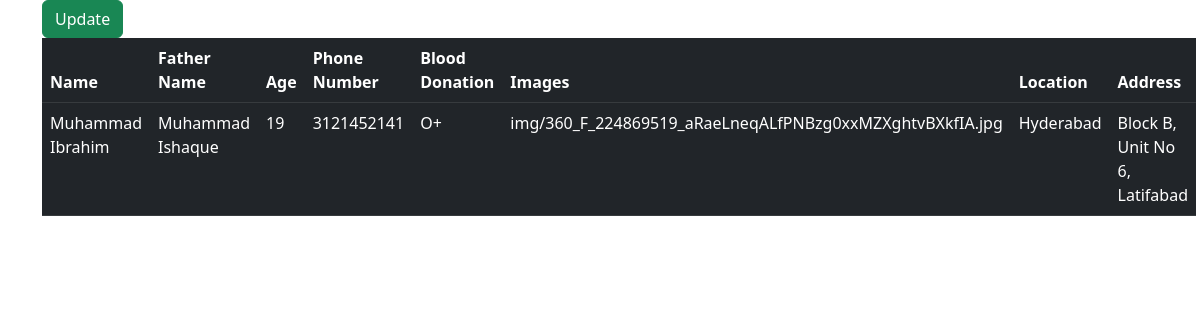
The app's page /dashboard.php (signed in) with its own data.
### tables this page shows
CREATE TABLE `donordata` (
  `id` int(11) NOT NULL,
  `name` varchar(100) NOT NULL,
  `email` varchar(100) NOT NULL,
  `age` int(100) NOT NULL,
  `fathername` varchar(100) NOT NULL,
  `phone` varchar(100) NOT NULL,
  `bg` varchar(100) NOT NULL,
  `images` varchar(100) NOT NULL DEFAULT 'anonymous',
  `location` varchar(100) NOT NULL,
  `address` varchar(200) NOT NULL
);

### dashboard.php (the view, shortened to what this page needs)
<?php
$con = mysqli_connect("localhost", "root", "", "project");
if(isset($_SESSION['email'])){
$email = $_SESSION['email'];
  ?>
<!doctype html>
<html lang="en">
<head>
  <link href="https://cdn.jsdelivr.net/npm/bootstrap@5.2.1/dist/css/bootstrap.min.css" rel="stylesheet"
>
</head>
<body>
<div class="container">
<?php
$select ="SELECT * from donordata where email='$email'";
$result=mysqli_query($con,$select);
?>
<div class="table-responsive-lg">
  <table class="table table-dark">
    <thead>
      <tr>
        <th scope="col">Name</th>
        <th scope="col">Father Name</th>
        <th scope="col">Age</th>
        <th scope="col">Phone Number  </th>
        <th scope="col">Blood Donation</th>
        <th scope="col">Images</th>
        <th scope="col">Location</th>
        <th scope="col">Address</th>
      </tr>
    </thead>
    <tbody>
      <?php
      while($data = mysqli_fetch_assoc($result)){
      ?>
      <tr class="">
        <td scope="row"><?php echo $data['name']?></td>
        <td scope="row"><?php echo $data['fathername']?></td>
        <td scope="row"><?php echo $data['age']?></td>
        <td scope="row"><?php echo $data['phone']?></td>
        <td scope="row"><?php echo $data['bg']?></td>
        <td scope="row"><?php echo $data['images']?></td>
        <td scope="row"><?php echo $data['location']?></td>
        <td scope="row"><?php echo $data['address']?></td>
        <a href="updated.php?id=<?php echo $data['id']?>">
      <button class="btn btn-success">Update</button></a>
      </tr>
<?php
}
?>
    </tbody>
  </table>
</div>
</div>
</body>
</html>
<?php
}
?>

### records on screen
donordata: name "Muhammad Ibrahim", fathername "Muhammad Ishaque", age "19", phone "3121452141", bg "O+", images "img/360_F_224869519_aRaeLneqALfPNBzg0xxMZXghtvBXkfIA.jpg", location "Hyderabad", address "Block B, Unit No 6, Latifabad"
